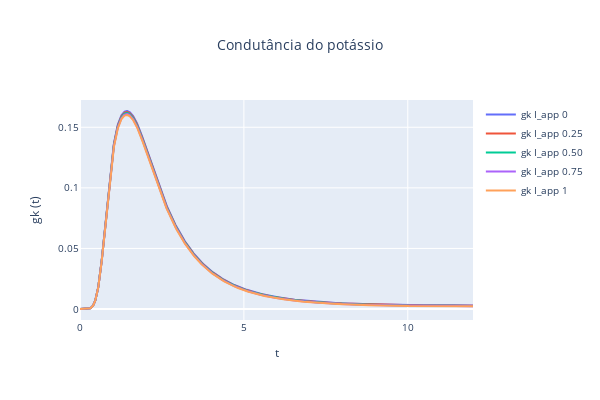

The notebook cell this image was saved under:
### Code cell
plot_condutancias(variable="gk", dfs=dfs)

### Figure 1 — Plotly figure (JSON) as saved in the notebook; plotly's stock layout.template omitted (floating-point values rounded to 4 significant figures; data arrays with more than 128 entries replaced by an {"elided": "..."} marker saying what was removed)
{"data": [{"mode": "lines", "name": "gk I_app 0", "type": "scatter", "x": {"elided": "1200 float values"}, "y": {"elided": "1200 float values"}}, {"mode": "lines", "name": "gk I_app 0.25", "type": "scatter", "x": {"elided": "1200 float values"}, "y": {"elided": "1200 float values"}}, {"mode": "lines", "name": "gk I_app 0.50", "type": "scatter", "x": {"elided": "1200 float values"}, "y": {"elided": "1200 float values"}}, {"mode": "lines", "name": "gk I_app 0.75", "type": "scatter", "x": {"elided": "1200 float values"}, "y": {"elided": "1200 float values"}}, {"mode": "lines", "name": "gk I_app 1", "type": "scatter", "x": {"elided": "1200 float values"}, "y": {"elided": "1200 float values"}}], "layout": {"font": {"size": 10}, "height": 400, "title": {"text": "Condutância do potássio", "x": 0.5}, "width": 600, "xaxis": {"title": {"text": "t"}}, "yaxis": {"title": {"text": "gk (t)"}}}}
